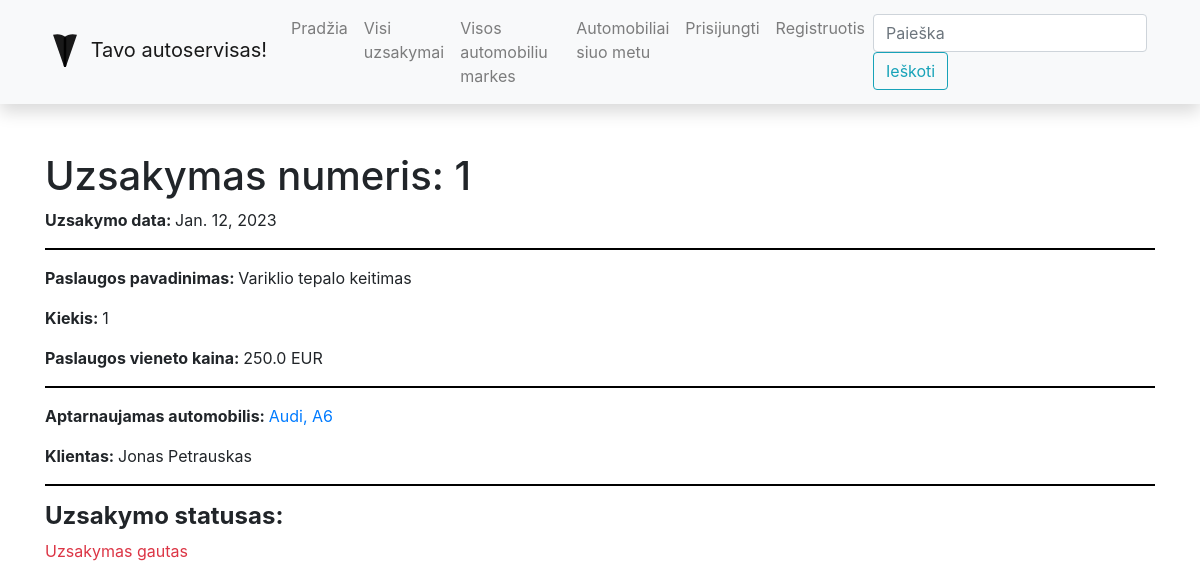
/autoservisas/uzsakymaseil/1, run on the app's committed database.
### autoservisas/models.py (models this page shows, shortened)
class UzsakymoEilute(models.Model):
    kiekis = models.CharField('Kiekis', max_length=2, help_text='Iveskite perkamos paslaugos kieki')
    kaina = models.FloatField('Kaina', max_length=10, help_text='Iveskite paslaugos kaina', default=0)
    paslauga_id = models.ForeignKey('Paslauga', on_delete=models.SET_NULL, null=True)
    uzsakymas_id = models.ForeignKey('Uzsakymas', on_delete=models.SET_NULL, null=True)
    useris = models.ForeignKey(User, on_delete=models.SET_NULL, null=True, blank=True)
    grazinti_iki = models.DateField('Pabaigti darbus iki: ', null=True, blank=True)
    class Meta:
        verbose_name = "Uzsakymo eilute"
        verbose_name_plural = "Uzsakymo eilutes"

class Uzsakymas(models.Model):
    data = models.DateField('Uzsakymo data', null=True, blank=True)
    automobilis_id = models.ForeignKey('Automobilis', on_delete=models.SET_NULL, null=True)
    suma = models.FloatField('Suma', max_length=10, help_text='Iveskite paslaugos kaina', default=0)
    LOAN_STATUS = (
        ('a', 'Uzsakymas gautas'),
        ('p', 'Uzsakymas priimtas'),
        ('g', 'Uzsakymas vykdomas'),
        ('r', 'Uzsakymas baigtas')
    )
    status = models.CharField(
        max_length=1,
        choices=LOAN_STATUS,
        blank=True,
        default='a',
        help_text='Status'
    )
    class Meta:
        ordering = ['data']
        verbose_name = "Uzsakymas"
        verbose_name_plural = "Uzsakymai"

class Paslauga(models.Model):
    pavadinimas = models.CharField('Pavadinimas', max_length=200, help_text='Iveskite paslaugos pavadinima')
    kaina = models.FloatField('Kaina', max_length=10, help_text='Iveskite paslaugos kaina')
    class Meta:
        verbose_name = "Paslauga"
        verbose_name_plural = "Paslaugos"

class Automobilis(models.Model):
    valstybinis_numeris = models.CharField('Automobilio valstybinis numeris',
                                           max_length=6, help_text='Iveskite automobilio valstybini numeri')
    automobilio_modelis_id = models.ForeignKey('Modelis', on_delete=models.SET_NULL, null=True)
    vin_kodas = models.CharField('VIN kodas', max_length=17, help_text='Iveskite VIN numeri')
    klientas = models.CharField('Klientas', max_length=100, help_text='Iveskite klienta')
    automobilis_pic = models.ImageField('Auto Nuotrauka', upload_to='car_pics', null=True, blank=True)
    aprasymas = HTMLField()
    class Meta:
        verbose_name = "Automobilis"
        verbose_name_plural = "Automobiliai"

class Modelis(models.Model):
    marke = models.CharField('Automobilio marke', max_length=100, help_text='Iveskite automobilio marke')
    modelis = models.CharField('Automobilio modelis', max_length=100, help_text='Iveskite automobilio modeli')
    class Meta:
        verbose_name = "Modelis"
        verbose_name_plural = "Modeliai"
    def __str__(self):
        return f'{self.marke}, {self.modelis}'

### autoservisas/views.py (the view)
# urls.py: path('uzsakymaseil/<int:pk>', views.OrderDetailView.as_view(), name='uzsakeil-detail'),
class OrderDetailView(generic.DetailView):
    model = UzsakymoEilute
    template_name = "uzsakymas_detail_view.html"

### autoservisas/templates/uzsakymas_detail_view.html
{% extends "base.html" %}
{% block content %}
<h1>Uzsakymas numeris: {{uzsakymoeilute.id}}</h1>
<p><b>Uzsakymo data: </b> {{uzsakymoeilute.uzsakymas_id.data}}</p>
<hr>
<p><b>Paslaugos pavadinimas: </b> {{uzsakymoeilute.paslauga_id.pavadinimas}}</p>
<p><b>Kiekis: </b> {{uzsakymoeilute.kiekis}}</p>
<p><b>Paslaugos vieneto kaina: </b> {{uzsakymoeilute.paslauga_id.kaina}} EUR</p>
<hr>
<p><b>Aptarnaujamas automobilis: </b><a href="{% url 'auto-detail' uzsakymoeilute.uzsakymas_id.automobilis_id.id %}">
    {{uzsakymoeilute.uzsakymas_id.automobilis_id.automobilio_modelis_id}}</a></p>
<p><b>Klientas: </b> {{uzsakymoeilute.uzsakymas_id.automobilis_id.klientas}}</p>
<hr>
<h4><b>Uzsakymo statusas: </b></h4>
<p class="{% if uzsakymoeilute.uzsakymas_id.status == 'r' %}text-success
{% elif uzsakymoeilute.uzsakymas_id.status == 'a' %}text-danger
{% else %}text-warning
{% endif %}">{{uzsakymoeilute.uzsakymas_id.get_status_display}}</p>
{% endblock %}

### autoservisas/static/css/styles.css (style rules this page uses)
hr { width: 100%; background-color: black; height: 1px; border-color : transparent; }

### data on the page
UzsakymoEilute: id "1", uzsakymas_id.data "Jan. 12, 2023", paslauga_id.pavadinimas "Variklio tepalo keitimas", kiekis "1", paslauga_id.kaina "250.0", uzsakymas_id.automobilis_id.automobilio_modelis_id "Audi, A6", uzsakymas_id.automobilis_id.klientas "Jonas Petrauskas", uzsakymas_id.status "Uzsakymas gautas"
